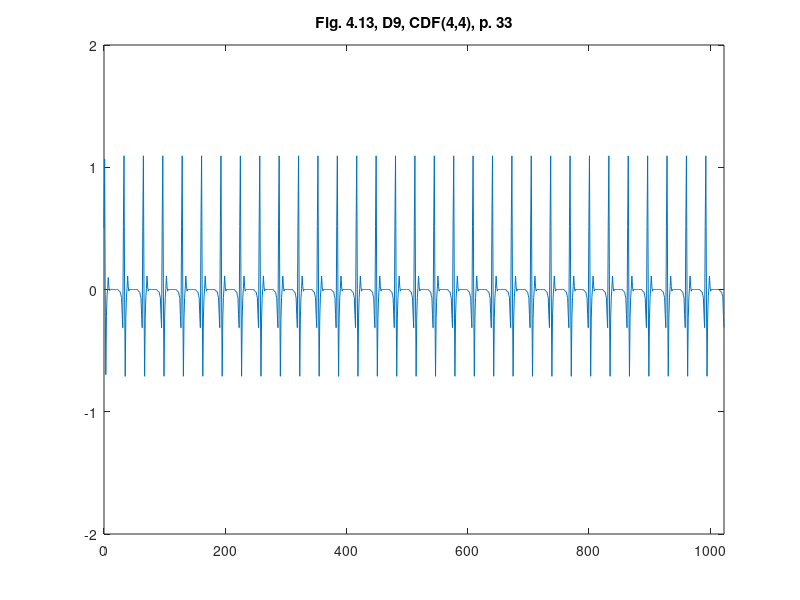

Source code (MATLAB):
%% ========================================================================
%% Programmatic octave notes on "Ripples in Mathematics" by A. Jensen
%% and A. la Cour-Harbo written with a deep gratitude to the authors for
%% this wonderful text. 
%% 
%% Reconstruction of graphs in Figure 4.13, top, p.34, Ch 04, D9, CDF(4,4)
%%
%% Author: Vladimir Kulyukin
%% 
%% NB: I have tested this code in Octave 4.
%% =========================================================================
t = [0:1023];

y_fig_4_13_d9_p33 = [
0.5013087098088238
1.0668937878818028
-0.03858906471019391
-0.696310614782963
-0.22293463935796487
-0.0526353324509346
0.008040197594338418
0.09808933012096888
0.022832848979583445
-0.008130126475125985
-7.072845802279472E-4
-0.003569891444965807
3.5759726960041466E-4
0.0024656853571619715
-4.2929749283902006E-4
-0.001983711525444507
2.9392312274738563E-4
0.0015447634215628714
-2.9760069080712556E-4
-0.0013111431791755861
2.2926765130745644E-4
0.001085348752497453
-2.2225707540967228E-4
-9.501047379914479E-4
-0.007630149280374522
-0.012715307475623789
-0.017331707250100276
-0.022073710464868116
-0.04672632961763392
-0.06604391530900693
-0.2059207043346904
-0.3134937521868058
0.5157489040049872
1.0939725488414211
-0.03708694293958292
-0.7101453986278082
-0.23426982107489883
-0.06625018988558407
0.009805770271899841
0.11050332181536426
0.023528150239568547
-0.013160266735071733
-8.638731200094033E-5
-3.462750222149937E-4
7.911409974546906E-5
3.208838479330122E-4
-7.551844454656752E-5
-3.0092305409727004E-4
6.976389735687879E-5
2.807285964247704E-4
-6.669867435498134E-5
-2.645052677540332E-4
6.204411025520959E-5
2.48092729179163E-4
-5.940061752251169E-5
-2.3464979310393043E-4
-0.007756937912745632
-0.01331059288056637
-0.017210695641245957
-0.021553866380471715
-0.04682496637864149
-0.06648844463262153
-0.20582726062882048
-0.31309916652306996
0.5156702485004294
1.0936281475018563
-0.03701257267840863
-0.7098356726600079
-0.2343339518572235
-0.0665249394322283
0.0098664547981894
0.11075312599782083
0.023474810728388
-0.01338484837284594
-3.579923565787811E-5
-1.4013292396484773E-4
3.394109531657897E-5
1.3341599418309472E-4
-3.253979927820877E-5
-1.273736530838393E-4
3.086373701486475E-5
1.2129089168186268E-4
-2.9549358168301317E-5
-1.1574220181813876E-4
2.801786229513911E-5
1.1016223047610179E-4
-2.677096850503108E-5
-1.050025102853054E-4
-0.007787146144421921
-0.013431827674094404
-0.017181598865222365
-0.02143910975129271
-0.04685216929379392
-0.06659661665836714
-0.2058009374031866
-0.31299608154784486
0.515645414120717
1.0935302379038707
-0.036988427627812404
-0.7097417578510727
-0.23435692487503496
-0.06661478552760156
0.009888896477655958
0.11083984944641093
0.023453289023664926
-0.013468386781342647
-1.4676443434742154E-5
-5.901014092700696E-5
1.3534625238933867E-5
5.476190145506817E-5
-1.2420258372614066E-5
-5.0554197360442216E-5
1.1293666999266867E-5
4.635148789419602E-5
-1.0170824423289723E-5
-4.215431400377426E-5
9.050394249981294E-6
3.7964892074251746E-5
-7.913348159857737E-6
-3.375093463151181E-5
-0.00780570874032567
-0.013502099888804766
-0.017163075988807747
-0.02136943990731205
-0.04687049528175904
-0.06666565527751625
-0.20578259099990598
-0.3129273532768969
0.5156271810989999
1.0934618445783857
-0.036970122936722194
-0.7096734262198208
-0.2343751874606504
-0.06668303480138948
0.00990727385677656
0.11090824804402206
0.023434892970138933
-0.01353691778422728
3.869857884968034E-6
9.847552063191074E-6
-5.081858249516703E-6
-1.4409226797806467E-5
6.3744830572972946E-6
1.908995377098154E-5
-7.61431776494662E-6
-2.3756101199248127E-5
8.936022147147028E-6
2.8543139608397787E-5
-1.0204821048239968E-5
-3.331658564893441E-5
1.1553816976134861E-5
3.820845279334321E-5
-0.007825351724949112
-0.013574735215290174
-0.017143215701952718
-0.021296067387221524
-0.04689055122829233
-0.06673976704881078
-0.20576232042846235
-0.3128524742498226
0.51560670272638
1.093386192035898
-0.03694944097824315
-0.7095970063863716
-0.23439608146334717
-0.06676023255783842
0.009928351712272313
0.11098618209525753
0.023413606998578022
-0.013615603281870106
2.5310962117706898E-5
8.920625939848586E-5
-2.6718671982983432E-5
-9.446091831162348E-5
2.81285096617846E-5
9.971871921189543E-5
-2.954286659140992E-5
-1.0498637603142627E-4
3.093457457460694E-5
1.1022058880266088E-4
-3.234767108457767E-5
-1.1547025738523067E-4
3.371024720206043E-5
1.2064532618667322E-4
-0.007847613021932352
-0.01365748879638247
-0.017121006181352844
-0.0212132284019383
-0.0469128169399736
-0.06682272912268478
-0.20574018025976024
-0.3127696574407983
0.5155845641534715
1.093303479047661
-0.03692750932978478
-0.7095147004127818
-0.2344179449631338
-0.06684217615307185
0.009949920378734198
0.1110674285834306
0.02339218120838236
-0.013696199772226981
4.6348870403946296E-5
1.6879096996441317E-4
-4.7531666098683666E-5
-1.730825648273038E-4
4.8457114356790016E-5
1.7699415348872047E-4
-4.955836313969911E-5
-1.8096492006140677E-4
5.036766495998654E-5
1.8450458983456758E-4
-5.1374751005672126E-5
-1.8810853226124588E-4
5.205757126715622E-5
1.912336550403088E-4
-0.007865458454333557
-0.013726074300081752
-0.017103934844949372
-0.021147047667692025
-0.04692928950695812
-0.06688654928209076
-0.20572457068750669
-0.3127085880184914
0.515569649036398
1.093245120317281
-0.03691353823387139
-0.7094594208902207
-0.23443112944101846
-0.06689441119821131
0.009962090012016048
0.1111162821456021
0.02338088443884307
-0.013741700211549504
5.657230289199324E-5
2.1064226211565495E-4
-5.680427296051499E-5
-2.113058037926471E-4
5.6612048935662E-5
2.113429689716982E-4
-5.669503540143349E-5
-2.114524478941543E-4
5.6357922422212366E-5
2.1094159658747397E-4
-5.629185172560977E-5
-2.104997427170009E-4
5.581607988110022E-5
2.0945291302476013E-4
-0.007868103153163752
-0.013740117729231416
-0.017102443890962205
-0.0211372390365683
-0.04692964153877777
-0.0668921107205519
-0.20572535060650865
-0.31270726347861444
0.5155715766140292
1.0932480532372444
-0.036916559632501955
-0.7094665317719205
-0.23442696835283566
-0.06688309422905891
0.009956888456209706
0.11110090560278679
0.023387201201544108
-0.01372222922657843
4.928209324829816E-5
1.8728616157702614E-4
-4.843915013610327E-5
-1.8402397627923284E-4
4.735224529179327E-5
1.8040155047413268E-4
-4.641524734527504E-5
-1.768062134820294E-4
4.527177132153326E-5
1.7290598536359294E-4
-4.4253690875175236E-5
-1.6902612265801045E-4
4.306706199338192E-5
1.6489737676341068E-4
-0.007854481222783037
-0.013692429468325325
-0.017116676413193192
-0.021187672672346718
-0.04691462415843324
-0.0668388799301385
-0.205740875949845
-0.3127628825528196
0.5155877921130956
1.0933061122108774
-0.0369331803752177
-0.7095266099360797
-0.23440975645065598
-0.06682094645237965
0.00993937204346286
0.1110371114871196
0.023405207789883715
-0.013656740439936029
3.106791760971341E-5
1.2051998149482684E-4
-2.983559405595397E-5
-1.1593490628107305E-4
2.8632683223298083E-5
1.1139326268866316E-4
-2.7404932599447514E-5
-1.0683663311633535E-4
2.6230469198257745E-5
1.0235868890157515E-4
-2.5016366530337015E-5
-9.786288373267583E-5
2.3876300090500995E-5
9.347640246524703E-5
-0.007835183824295404
-0.013620716655010339
-0.01713585777076085
-0.021259348513038387
-0.046895419056734305
-0.06676721121553009
-0.20575990392504562
-0.3128342475303277
0.5156067682810392
1.0933771990298033
-0.036951926795402545
-0.7095971558446544
-0.23439112948888097
-0.06675092004993433
0.009921019129025918
0.11096783286100563
0.02342338178759908
-0.013588192181640216
1.3204263304980547E-5
5.289615922913823E-5
-1.2202066273466859E-5
-4.922186336501158E-5
1.1338246550694098E-5
4.5751899186302974E-5
-1.0383730712019665E-5
-4.225675348015779E-5
9.570113070462163E-6
3.8969661871546535E-5
-8.664565103887758E-6
-3.565765407008369E-5
7.900727957251857E-6
3.2554900307042866E-5
-0.007819544781451344
-0.013561074629022712
-0.017151110912879186
-0.021317638159653818
-0.046880523611350165
-0.0667102721610707
-0.2057744088392847
-0.31288978750844976
0.5156209005365743
1.0934313395880235
-0.03696566826761449
-0.7096498702196685
-0.23437777006910987
-0.06669963401316409
0.009908047005048097
0.11091798290495586
0.02343596738451915
-0.013539781973069856
9.993374211680482E-7
5.917050978106039E-6
-3.838645299928467E-7
-3.6787574399307805E-6
-1.0848787304860662E-7
1.6222669522611734E-6
6.797411951438544E-7
4.5351881122967767E-7
-1.1331651754980765E-6
-2.3553145744183816E-6
1.6619862519722766E-6
4.275380621707798E-6
-2.078516027415438E-6
-6.02963428974061E-6
-0.007809933197373938
-0.013523845801866953
-0.01716038928329138
-0.021353562143623384
-0.046871601798121554
-0.06667566061642162
-0.2057830123856495
-0.31292314315430253
0.5156291602181446
1.0934634314985725
-0.03697362517643005
-0.7096807590725334
-0.2343701431390399
-0.06666995616898143
0.009900707066739928
0.11088945259370972
0.02344299207684892
-0.013512407154975275
-5.754212289723028E-6
-2.036739818123516E-5
6.069718663345848E-6
2.1507440040737592E-5
-6.306664761591501E-6
-2.2531477667893105E-5
6.593521671957601E-6
2.3567075443548757E-5
-6.807015595535086E-6
-2.4494343444082926E-5
7.067085484820288E-6
2.543234980696871E-5
-7.25878394327403E-6
-2.6269397061577626E-5
-0.007805006139036755
-0.01350453053129805
-0.017165106140114766
-0.021372016428863876
-0.04686712285865594
-0.0666580743241402
-0.20578729521550976
-0.3129399231880855
0.5156332200568872
1.093479398567128
-0.0369775024098265
-0.7096959728105869
-0.23436647442755748
-0.06665550215233518
0.009897208077510496
0.11087570100583949
0.023446296487384655
-0.013499364062558677
-8.901142561367112E-6
-3.2756775691044894E-5
9.035437470764023E-6
3.323736323392661E-5
-9.126495472781302E-6
-3.365410598724324E-5
9.244898200289067E-6
3.4076995430057545E-5
-9.323446812025342E-6
-3.444103520510096E-5
9.427189349214432E-6
3.481072103507191E-5
-9.494243688484159E-6
-3.512623207739867E-5
-0.007802915519622203
-0.013496200011183462
-0.017167081788611212
-0.021379864740061538
-0.04686528120352278
-0.06665071269655744
-0.20578903096301887
-0.3129468396042173
0.5156348320250452
1.0934858655899191
-0.036979016945196674
-0.7097020293440868
-0.2343650740775674
-0.06664986000949527
0.009895897250055886
0.11087043683583436
0.023447502120809063
-0.013494481499252678
-1.0024624636179682E-5
-3.729175774477599E-5
1.0062135061426457E-5
3.74213842353767E-5
-1.0077900348747741E-5
-3.7518901265818136E-5
1.010736961381181E-5
3.7619425637508305E-5
-1.0116998583174313E-5
-3.7690653290706254E-5
1.0139125118062121E-5
3.776461451678366E-5
-1.0143174363285274E-5
-3.7811882326877035E-5
-0.007802341395047978
-0.013493785303182296
-0.01716759839086833
-0.02138203402751762
-0.046864833078504683
-0.0666487913282883
-0.20578942664292896
-0.31294853672677886
0.5156351651021464
1.0934873361558155
-0.03697930227428514
-0.7097032952883126
-0.23436484590492893
-0.0666488008224338
0.009895712483892448
0.11086956410235159
0.02344763477465924
-0.013493797191081128
-1.0117881542057057E-5
-3.7806416463609465E-5
1.0107946700708642E-5
3.7764574377465274E-5
-1.0088015043458616E-5
-3.770797072195268E-5
1.0074353264313303E-5
3.7652697306941163E-5
-1.0051697114024327E-5
-3.758414255966656E-5
1.00346772910985E-5
3.751677629551416E-5
-1.0009585287255578E-5
-3.743749043018729E-5
-0.0078025104530915325
-0.01349428767127215
-0.017167403086571706
-0.021381417301744792
-0.046865060460530614
-0.06664952372056575
-0.20578917567872684
-0.3129477012127608
0.5156348851853292
1.0934863963166057
-0.0369790012253034
-0.7097022626718004
-0.23436517302862764
-0.066649927322123
0.00989605848802242
0.11087077386194043
0.023447265344294605
-0.01349509122614885
-9.731638958323504E-6
-3.643787235169851E-5
9.700713663533631E-6
3.6320589145438514E-5
-9.665868250000711E-6
-3.6197517385570306E-5
9.633454757740793E-6
3.607492096717664E-5
-9.597626397973996E-6
-3.5947282062847166E-5
9.56391120560522E-6
3.582004803495812E-5
-9.527243564762669E-6
-3.5688454341613466E-5
-0.007803007602566589
-0.013496089732970562
-0.017166895824156928
-0.021379569146924453
-0.04686558079906694
-0.06665141862553935
-0.20578864656637721
-0.3129457659105389
0.515634344584361
1.0934844200161484
-0.036978453075636575
-0.7097002511909001
-0.23436573121251325
-0.06665197453276805
0.009896623100647206
0.11087285147838143
0.02344669202898354
-0.01349719975003913
-9.152917915861965E-6
-3.430330938510162E-5
9.114508096322599E-6
3.415952936296795E-5
-9.075190598443844E-6
-3.401440903839169E-5
9.036406174119344E-6
3.3869346776089164E-5
-8.996957036909397E-6
-3.372330298071999E-5
8.957888088777593E-6
3.3577284051788236E-5
-8.918375125814504E-6
-3.3430609478519625E-5
-0.007803620896456881
-0.013498363004402726
-0.017166280390543843
-0.021377283824091965
-0.04686619981172024
-0.06665371631386267
-0.205788026055281
-0.3129434589289911
0.5156337212651939
1.093482103456372
-0.036977828840096816
-0.7096979278462283
-0.23436635755463625
-0.06665430492057146
0.009897249831565758
0.11087518637278453
0.023446063828992378
-0.013499539384648287
-8.524806563681954E-6
-3.1961234729056085E-5
8.485506287452925E-6
3.1814803711735555E-5
-8.446708731931456E-6
-3.1669115025440295E-5
8.407558261690967E-6
3.152329429355634E-5
-8.3690179375962E-6
-3.137837452001188E-5
8.330057475015983E-6
3.1233308669651956E-5
-8.291803173434921E-6
-3.108928555576701E-5
-0.007804246931280941
-0.013500701830188056
-0.01716565592834783
-0.021374949025491034
-0.0468668233503555
-0.06665604722240227
-0.20578740437025367
-0.3129411332838457
0.5156331008513403
1.0934797829523866
-0.03697721053051073
-0.7096956137135717
-0.23436697428113015
-0.06665661279045111
0.009897864230997179
0.11087748688132054
0.0234454512917566
-0.013501832627820868
-7.914793581336723E-6
-2.967623453239849E-5
7.877604441000736E-6
2.9537962059814655E-5
-7.841504807806889E-6
-2.9401298383012826E-5
7.80468669302469E-6
2.9264428836875413E-5
-7.768996354774709E-6
-2.9129224596138852E-5
7.732563996495858E-6
2.8993810196749346E-5
-7.697291901105449E-6
-2.886010907299498E-5
-0.007804838742100965
-0.013502920739818198
-0.017165067213734817
-0.02137274096709564
-0.04686740921366237
-0.06665824447648881
-0.20578682170042706
-0.31293894733933164
0.5156325211639333
1.0934776082780564
-0.03697663411850294
-0.7096934507420465
-0.2343675475977307
-0.06665876409164248
0.009898434204371934
0.1108796261462423
0.023444884510135038
-0.013503959882597075
-7.351410080685886E-6
-2.756129462989596E-5
7.31749376390481E-6
2.7435316730523588E-5
-7.284835281704112E-6
-2.731119618379178E-5
7.251357041036008E-6
2.7186854809864894E-5
-7.219139998446202E-6
-2.706437575521079E-5
7.186101699080255E-6
2.6941676484483328E-5
-7.1543250591751476E-6
-2.6820840214318616E-5
-0.007805378272503548
-0.013504947149385525
-0.01716453119178828
-0.021370727523161475
-0.046867941767619374
-0.06666024495622964
-0.20578629265952664
-0.3129369598903314
0.5156319956126383
1.093475633862138
-0.03697611207715967
-0.7096914893892547
-0.2343680661369658
-0.06666071237549821
0.009898949243826859
0.11088156136459959
0.023444372976932627
-0.01350588202646469
-6.843360004063113E-6
-2.565219110242099E-5
6.8129464174705155E-6
2.5539265453363372E-5
-6.783748459059515E-6
-2.542813483383369E-5
6.7537623939042465E-6
2.531679797607385E-5
-6.724977814999646E-6
-2.5207235265483355E-5
6.695414685126011E-6
2.509746938689559E-5
-6.667037438556528E-6
-2.4989454615743363E-5
-0.007805862107879791
-0.013506765694178342
-0.017164050718133546
-0.021368921685505894
-0.046868418817387035
-0.06666203806536537
-0.20578581892958003
-0.3129351793560488
0.5156315252732345
1.093473865926001
-0.03697564501178757
-0.7096897338792196
-0.2343685298497206
-0.06666245543438157
0.009899409731918142
0.1108832921612712
0.02344391579932338
-0.013507600534254932
-6.389354391654771E-6
-2.3945767702534365E-5
6.362205279863626E-6
2.384495460876659E-5
-6.336123608020966E-6
-2.3745717725764445E-5
6.30935244569291E-6
2.3646304151844552E-5
-6.283625630310758E-6
-2.3548432688936637E-5
6.257224545879388E-6
2.3450388885909658E-5
-6.231843935181419E-6
-2.3353851942061885E-5
-0.007806294195227232
-0.013508389787007778
-0.017163621563876942
-0.021367308846968094
-0.046868844924180406
-0.06666363961648777
-0.20578539569008344
-0.3129335888263031
0.5156311050199116
1.0934722864517887
-0.036975227557869916
-0.7096881651847531
-0.2343689443811632
-0.06666401331397727
0.009899821533813073
0.1108848395108777
0.023443506853960943
-0.01350913731783695
-5.983066874027509E-6
-2.241925675737732E-5
5.958706258478846E-6
2.2328753195507913E-5
-5.935208986734387E-6
-2.2239524470504558E-5
5.911156323362059E-6
2.215015676510733E-5
-5.887938812581275E-6
-2.2062022268667297E-5
5.864184386187127E-6
2.197375391983683E-5
-5.841236412824159E-6
-2.1886676401414693E-5
-0.007806682229672654
-0.013509847463890612
-0.017163235883897218
-0.021365860345935794
-0.04686922810631414
-0.06666507890171967
-0.20578501478279593
-0.3129321584275841
0.5156307265336674
1.0934708649802276
-0.03697485126545075
-0.7096867523048336
-0.2343693183308479
-0.06666541756093308
0.009900193372056443
0.11088623546640368
0.02344313727869445
-0.013510524939947028
-5.615519329761415E-6
-2.103962067982492E-5
5.593340529739424E-6
2.0957145790426277E-5
-5.571785947535597E-6
-2.0875592637980132E-5
5.549832571939326E-6
2.079394379338521E-5
-5.528471417226861E-6
-2.071316943820209E-5
5.506732412568498E-6
2.0632305164771025E-5
-5.4855531672159795E-6
-2.0552267447105734E-5
-0.007807035982680818
-0.013511174788463457
-0.017162883810694366
-0.021364539735949543
-0.04686957833576905
-0.06666639275188786
-0.20578466614292187
-0.3129308509619239
0.5156303796497518
1.0934695639449643
-0.03697450587957796
-0.7096854573191216
-0.23436966204985205
-0.06666670645053802
0.009900535685888383
0.1108875186463297
0.02344279654133343
-0.013511802362959355
-5.276092915764871E-6
-1.976756250140112E-5
5.255398868299557E-6
1.9690500374142344E-5
-5.235059625025329E-6
-1.9613962160370674E-5
5.214497944551121E-6
1.9537376892659168E-5
-5.1942551055867995E-6
-1.9461262434964767E-5
5.173813376250332E-6
1.9385107426055124E-5
-5.153653971536105E-6
-1.9309369305336343E-5
-0.007807366680411609
-0.013512413336891628
-0.01716255403283639
-0.02136330512142847
-0.04686990700939617
-0.06666762338161317
-0.20578433828766296
-0.3129296238948819
0.5156300528000294
1.0934683404922907
-0.03697417974513395
-0.7096842370522134
-0.23436998727895547
-0.06666792347917301
0.009900860304439159
0.1108887328719835
0.02344247272638137
-0.013513013732274176
-4.952782099245543E-6
-1.8558607330113125E-5
4.932788313766174E-6
1.848401358281806E-5
-4.912845041463861E-6
-1.8409494424649615E-5
4.892878640593015E-6
1.83349833585245E-5
-4.872921799331937E-6
-1.826048640837833E-5
4.852968666273677E-6
1.8186004993766182E-5
-4.832983415301358E-6
-1.811147615297144E-5
-0.007807686970813335
-0.013513609963703951
-0.017162233802809002
-0.021362109288760128
-0.046870226969528986
-0.06666881836206966
-0.2057840182721214
-0.31292842928628556
0.5156297329422405
1.0934671463146641
-0.0369738597140819
-0.7096830428167697
-0.23437030726634278
-0.0666691177122459
0.009901180585087273
0.11088992760019872
0.023442152373295576
-0.01351420889433048
-4.632013540403842E-6
-1.736250489741639E-5
4.611829132426029E-6
1.7287033226397537E-5
-4.5913458851204835E-6
-1.721112028112598E-5
4.5710685227049035E-6
1.7135279069094427E-5
-4.550444840808413E-6
-1.705892647232883E-5
4.530058180740301E-6
1.6982654278906228E-5
-4.5092767838893875E-6
-1.690579920644905E-5
-0.007808011235836978
-0.013514817900748705
-0.01716190860981689
-0.021360898545890846
-0.046870552848154584
-0.06667003184332705
-0.20578369133111257
-0.31292721251032113
0.5156294051859068
1.093465926312772
-0.03697353075827842
-0.7096818190217112
-0.23437063716969062
-0.0666703452303111
0.009901511827739247
0.11089115941975389
0.023441820048275646
-0.013515444943795828
-4.298206557083859E-6
-1.6121635468412067E-5
4.276802276030887E-6
1.6041416871436636E-5
-4.254691504349101E-6
-1.5960155051246134E-5
4.233054004445203E-6
1.5879039496648202E-5
-4.210654261688088E-6
-1.579679839358924E-5
4.188764365043409E-6
1.5714713758685415E-5
-4.166055319748302E-6
-1.5631419546677706E-5
-0.007808356106548239
-0.01351609864191519
-0.017161561656747037
-0.021359610803673504
-0.04687090159946826
-0.06667132650735938
-0.20578334033953727
-0.3129259102717784
0.5156290522440313
1.0934646165805915
-0.03697317541497763
-0.7096805011297492
-0.23437099461847954
-0.0666716711995132
0.00990187184244199
0.11089249414607316
0.02344145776969595
-0.013516788342991753
-3.9331941882921344E-6
-1.4768869510805111E-5
3.909364373220452E-6
1.4679370119868535E-5
-3.884348493942836E-6
-1.4588119354371943E-5
3.860120471281063E-6
1.4497102575854908E-5
-3.834640805637683E-6
-1.440423758737989E-5
3.8099920047224735E-6
1.4311618564875535E-5
-3.7840246780022887E-6
-1.4217052571423053E-5
-0.007808741067924321
-0.013517524189377069
-0.01716117325514571
-0.02135817332339691
-0.046871293107133984
-0.06667277582734148
-0.20578294520608145
-0.3129244483446497
0.5156286538256338
1.0934631421412524
-0.0369727731815776
-0.7096790133954974
-0.2343714003192848
-0.06667317213190446
0.009902281551131382
0.1108940090746896
0.02344104440751659
-0.013518317169218506
-3.5156275639980627E-6
-1.3225332118741054E-5
3.4879545267698012E-6
1.3121222018557976E-5
-3.4585339614824618E-6
-1.3014531471068358E-5
3.4302693192905617E-6
1.290817720261476E-5
-3.400181054987246E-6
-1.2799130124314072E-5
3.371298562537969E-6
1.269043312865557E-5
-3.340515073752902E-6
-1.2578929070272694E-5
-0.007809189011966652
-0.013519179145020307
-0.01716072028376183
-0.021356500660114255
-0.04687175071736495
-0.06667446609055913
-0.20578248235376034
-0.312922739590732
0.5156281861264176
1.0934614150060882
-0.0369723000220159
-0.7096772669732498
-0.23437187853739339
-0.06667493773007384
0.009902765451267642
0.11089579476942951
0.023440555233629062
-0.0135201228477091
-3.02054663545885E-6
-1.1398734744626953E-5
2.9873811555085653E-6
1.127382018009461E-5
-2.9518253199156493E-6
-1.1145375951619153E-5
2.917846137999575E-6
1.101738395081697E-5
-2.8813912943588464E-6
-1.0885736320798362E-5
2.8465688594172143E-6
1.0754556170601761E-5
-2.809184560647478E-6
-1.0619593102825893E-5
-0.008348132737807145
-0.014453708761165503
-0.018342598086313517
-0.0228254468221198
-0.04171420903905404
-0.05674291837248741
-0.20154091778703928
-0.3115673407219953
];

figure;
plot(t, y_fig_4_13_d9_p33);
xlim([0 1023]);
ylim([-2 2]);
title('Fig. 4.13, D9, CDF(4,4), p. 33');
